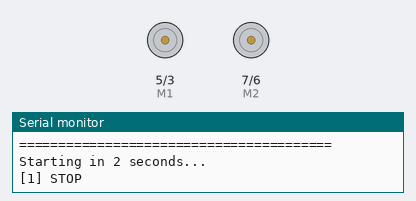
A sketch run on a simulated Arduino Mega 2560, built with avr-gcc and run on an emulated ATmega2560. Parts: direction and speed pins drawn as motors (green arrow = direction pin HIGH = forward, orange = LOW = backward, longer = more drive), the last lines printed to the serial monitor.

Above: at 3.0 s.
At 10.0 s:
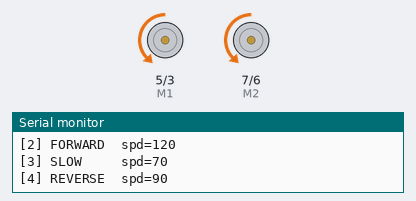
At 12.5 s:
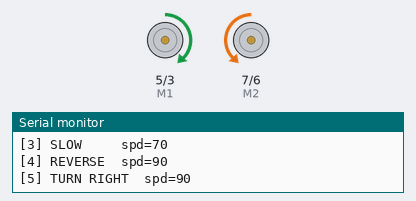
At 20.5 s:
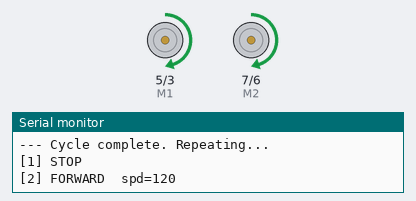
Timing chart, 0 to 22.2 s (numbered marks = the images above):
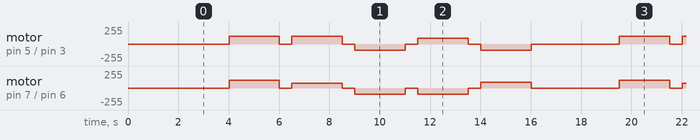

Measured:
- by itself, motor on pin 7 (M2) / pin 6 (E2): repeats every 15.5 s: stopped 0.50 s, forward 70/255 2.0 s, 2 × (stopped 0.50 s, backward 90/255 2.0 s), stopped 0.50 s, forward 90/255 2.0 s, stopped 3.5 s, forward 120/255 2.0 s
- by itself, motor on pin 5 (M1) / pin 3 (E1): repeats every 15.5 s: stopped 0.50 s, forward 120/255 2.0 s, stopped 0.50 s, backward 90/255 2.0 s, stopped 0.50 s, forward 90/255 2.0 s, stopped 0.50 s, backward 90/255 2.0 s, stopped 3.5 s, forward 120/255 2.0 s

The sketch:

test_motors.ino
```cpp
/*
 * test_motors.ino
 * ===============
 * MIRA Rover — Motor Test
 * Tests all movement directions with PWM speed control.
 * Flash this to the Arduino Mega and watch the rover move.
 *
 * ── PIN MAPPING ──────────────────────────────────────────────────────────────
 *   E1 = 3   Left motor enable  (PWM — speed control)
 *   M1 = 5   Left motor direction
 *   E2 = 6   Right motor enable (PWM — speed control)
 *   M2 = 7   Right motor direction
 *
 * ── WIRING (L298N or equivalent) ─────────────────────────────────────────────
 *   Arduino pin 3  → ENA  (left motor enable)
 *   Arduino pin 5  → IN1  (left motor direction)
 *   Arduino pin 6  → ENB  (right motor enable)
 *   Arduino pin 7  → IN2  (right motor direction)
 *   Motor driver GND → Arduino GND (common ground — mandatory)
 *
 * ── SPEED TUNING ─────────────────────────────────────────────────────────────
 *   All speeds are PWM values 0–255.
 *   Start low and increase if motors don't move.
 *   If rover drifts left/right during FORWARD, adjust LEFT_TRIM or RIGHT_TRIM.
 *
 * ── HOW TO USE ───────────────────────────────────────────────────────────────
 *   1. Flash this sketch
 *   2. Open Serial Monitor at 115200 baud to see what's happening
 *   3. The rover cycles through: STOP → FORWARD → SLOW → REVERSE → RIGHT → LEFT
 *   4. Tune SPEED_* values until movement looks correct
 *   5. Copy final speed values to arduino_mira.ino
 */

// ── Pins ─────────────────────────────────────────────────────
#define E1  3    // Left motor  — PWM speed (must be PWM pin)
#define M1  5    // Left motor  — direction
#define E2  6    // Right motor — PWM speed (must be PWM pin)
#define M2  7    // Right motor — direction

// ── Speed values (0–255) — tune these ────────────────────────
#define SPEED_NORMAL   120   // standard forward speed
#define SPEED_SLOW      70   // slow/cautious forward
#define SPEED_REVERSE   90   // reverse speed
#define SPEED_TURN      90   // turning speed

// ── Trim correction (if rover drifts during FORWARD) ─────────
// Increase the weaker motor's trim value until it goes straight
// Example: if rover drifts right → increase RIGHT_TRIM slightly
#define LEFT_TRIM        0   // added to left motor PWM  (range: 0–30)
#define RIGHT_TRIM       0   // added to right motor PWM (range: 0–30)

// ── Test step duration ───────────────────────────────────────
#define STEP_MS       2000   // milliseconds per test step

// =============================================================================
// MOTOR FUNCTIONS
// =============================================================================

void stopMotors() {
  analogWrite(E1, 0);
  analogWrite(E2, 0);
  digitalWrite(M1, LOW);
  digitalWrite(M2, LOW);
}

void forwardMotors(int spd) {
  // Both motors forward
  digitalWrite(M1, HIGH);
  digitalWrite(M2, HIGH);
  analogWrite(E1, constrain(spd + LEFT_TRIM,  0, 255));
  analogWrite(E2, constrain(spd + RIGHT_TRIM, 0, 255));
}

void reverseMotors(int spd) {
  // Both motors reverse
  digitalWrite(M1, LOW);
  digitalWrite(M2, LOW);
  analogWrite(E1, constrain(spd + LEFT_TRIM,  0, 255));
  analogWrite(E2, constrain(spd + RIGHT_TRIM, 0, 255));
}

void turnRight(int spd) {
  // Left motor forward, right motor reverse → pivot right
  digitalWrite(M1, HIGH);
  digitalWrite(M2, LOW);
  analogWrite(E1, spd);
  analogWrite(E2, spd);
}

void turnLeft(int spd) {
  // Left motor reverse, right motor forward → pivot left
  digitalWrite(M1, LOW);
  digitalWrite(M2, HIGH);
  analogWrite(E1, spd);
  analogWrite(E2, spd);
}

// =============================================================================
// SETUP
// =============================================================================

void setup() {
  Serial.begin(115200);

  pinMode(E1, OUTPUT);
  pinMode(M1, OUTPUT);
  pinMode(E2, OUTPUT);
  pinMode(M2, OUTPUT);

  stopMotors();

  Serial.println("========================================");
  Serial.println("  MIRA Motor Test");
  Serial.println("  E1=3  M1=5  E2=6  M2=7");
  Serial.print  ("  SPEED_NORMAL=");  Serial.println(SPEED_NORMAL);
  Serial.print  ("  SPEED_SLOW=");    Serial.println(SPEED_SLOW);
  Serial.print  ("  SPEED_TURN=");    Serial.println(SPEED_TURN);
  Serial.println("========================================\n");
  Serial.println("Starting in 2 seconds...");
  delay(2000);
}

// =============================================================================
// LOOP — cycles through all movements
// =============================================================================

void loop() {

  // ── STOP ────────────────────────────────────────────────────
  Serial.println("[1] STOP");
  stopMotors();
  delay(STEP_MS);

  // ── FORWARD (normal speed) ───────────────────────────────────
  Serial.print("[2] FORWARD  spd="); Serial.println(SPEED_NORMAL);
  forwardMotors(SPEED_NORMAL);
  delay(STEP_MS);
  stopMotors();
  delay(500);

  // ── FORWARD (slow speed) ────────────────────────────────────
  Serial.print("[3] SLOW     spd="); Serial.println(SPEED_SLOW);
  forwardMotors(SPEED_SLOW);
  delay(STEP_MS);
  stopMotors();
  delay(500);

  // ── REVERSE ─────────────────────────────────────────────────
  Serial.print("[4] REVERSE  spd="); Serial.println(SPEED_REVERSE);
  reverseMotors(SPEED_REVERSE);
  delay(STEP_MS);
  stopMotors();
  delay(500);

  // ── TURN RIGHT ──────────────────────────────────────────────
  Serial.print("[5] TURN RIGHT  spd="); Serial.println(SPEED_TURN);
  turnRight(SPEED_TURN);
  delay(STEP_MS);
  stopMotors();
  delay(500);

  // ── TURN LEFT ───────────────────────────────────────────────
  Serial.print("[6] TURN LEFT   spd="); Serial.println(SPEED_TURN);
  turnLeft(SPEED_TURN);
  delay(STEP_MS);
  stopMotors();
  delay(500);

  Serial.println("\n--- Cycle complete. Repeating...\n");
  delay(1000);
}
```
